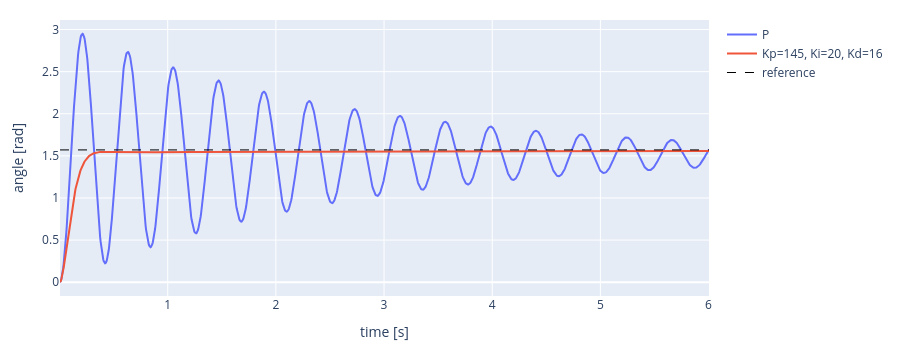
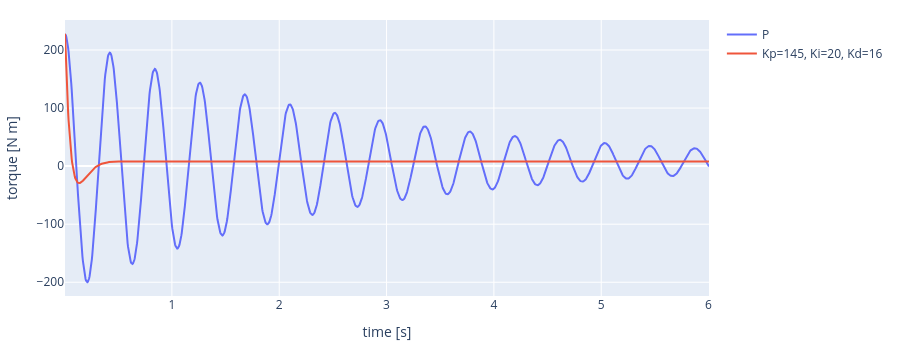

Notebook code cell kept with these figures, in order:
### Markdown cell above
### 1.2 PID control

Two more terms, both computed from the error:

- **integral**: the sum of all past errors, each multiplied by the time step;
- **derivative**: how fast the error is changing, from the difference between this error and the previous one.

$$\tau = K_p\, e_k + K_i \sum_{j \le k} e_j\,\Delta t + K_d\, \frac{e_k - e_{k-1}}{\Delta t}$$

> **T2.** Implement the PID control law, then run the cell with $K_i = 0$ first (PD), then with $K_i \neq 0$ (PID).

### Code cell
#TODO: Kp =?
#TODO: Ki = ?
#TODO: Kd = ?
duration = 6.0

Kp = 145
Ki = 20
Kd = 16

ctl.reset_joints(pendulum, [motor], [0.0])

error_sum = 0.0                  # for the integral term
error_previous = q_desired - 0.0 # for the derivative term (error at the start)

time_log, angle_log, torque_log = [], [], []
t = 0.0
while t < duration:
    # 1. SENSE
    q = p.getJointState(pendulum, motor)[0]

    # 2. CONTROL
    #TODO: error = ?
    #TODO: error_sum =?
    #TODO: error_rate =?

    error = q_desired - q
    error_sum += error * DT
    error_rate = (error - error_previous) / DT

    
    #TODO: torque =? 
    torque = Kp * error + Ki * error_sum + Kd * error_rate

    error_previous = error #save for next iteration
    # 3. ACT
    p.setJointMotorControl2(pendulum, motor, p.TORQUE_CONTROL, force=torque)
    p.stepSimulation()
    t = t + DT

    # 4. WAIT
    time.sleep(DT)

    time_log.append(t)
    angle_log.append(q)
    torque_log.append(torque)

label = f"Kp={Kp}, Ki={Ki}, Kd={Kd}"
ctl.plot_series(time_log, {"P": p_angle, label: angle_log}, ylabel="angle [rad]", ref=q_desired)
ctl.plot_series(time_log, {"P": p_torque, label: torque_log}, ylabel="torque [N m]")

### Figure 1 — Plotly figure (JSON) as saved in the notebook; plotly's stock layout.template omitted (floating-point values rounded to 4 significant figures; data arrays with more than 128 entries replaced by an {"elided": "..."} marker saying what was removed)
{"data": [{"line": {"color": "#636EFA"}, "mode": "lines", "name": "P", "type": "scatter", "x": {"elided": "1441 float values"}, "y": {"elided": "1441 float values"}}, {"line": {"color": "#EF553B"}, "mode": "lines", "name": "Kp=145, Ki=20, Kd=16", "type": "scatter", "x": {"elided": "1441 float values"}, "y": {"elided": "1441 float values"}}, {"line": {"color": "black", "dash": "dash", "width": 1}, "mode": "lines", "name": "reference", "type": "scatter", "x": {"elided": "1441 float values"}, "y": {"elided": "1441 float values"}}], "layout": {"height": 350, "margin": {"b": 50, "l": 60, "r": 20, "t": 20}, "title": {}, "xaxis": {"title": {"text": "time [s]"}}, "yaxis": {"title": {"text": "angle [rad]"}}}}

### Figure 2 — Plotly figure (JSON) as saved in the notebook; plotly's stock layout.template omitted (floating-point values rounded to 4 significant figures; data arrays with more than 128 entries replaced by an {"elided": "..."} marker saying what was removed)
{"data": [{"line": {"color": "#636EFA"}, "mode": "lines", "name": "P", "type": "scatter", "x": {"elided": "1441 float values"}, "y": {"elided": "1441 float values"}}, {"line": {"color": "#EF553B"}, "mode": "lines", "name": "Kp=145, Ki=20, Kd=16", "type": "scatter", "x": {"elided": "1441 float values"}, "y": {"elided": "1441 float values"}}], "layout": {"height": 350, "margin": {"b": 50, "l": 60, "r": 20, "t": 20}, "title": {}, "xaxis": {"title": {"text": "time [s]"}}, "yaxis": {"title": {"text": "torque [N m]"}}}}
